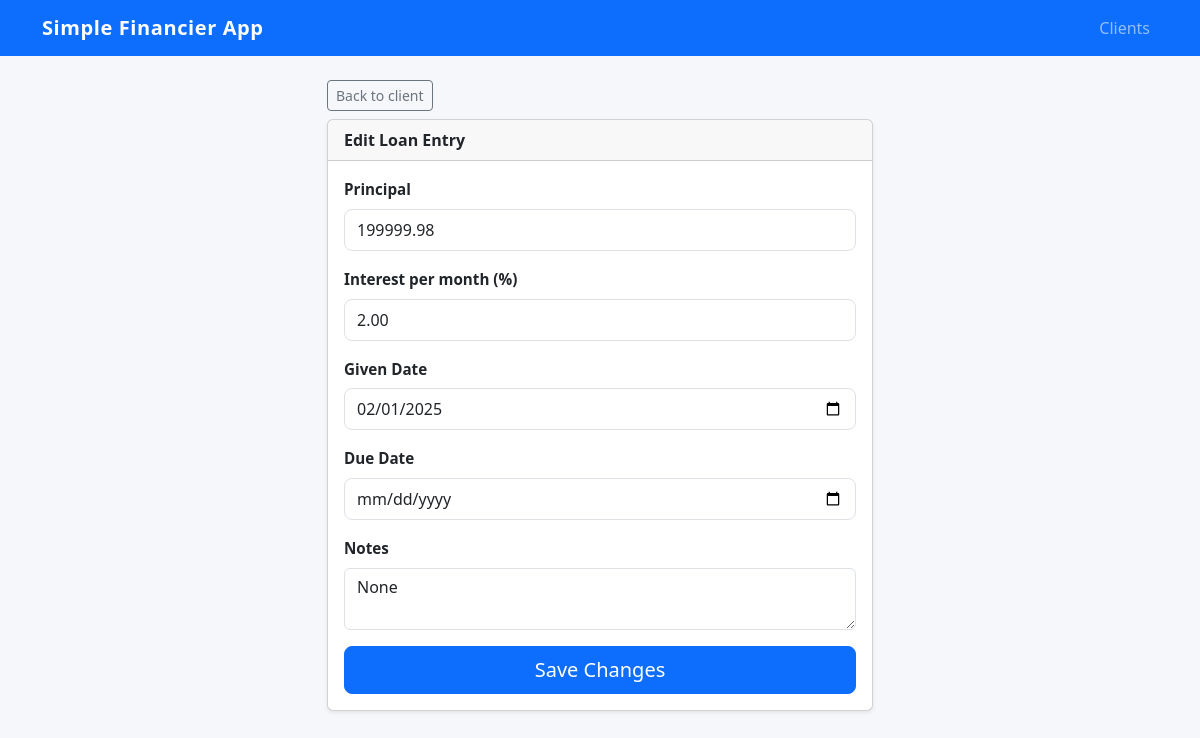
Page /loan/1/edit on the committed database.
### tables this page shows
CREATE TABLE loan_entries (
            id INTEGER PRIMARY KEY AUTOINCREMENT,
            client_id INTEGER NOT NULL,
            principal REAL NOT NULL,
            monthly_rate REAL NOT NULL DEFAULT 2.0,
            given_date TEXT NOT NULL,
            due_date TEXT,
            notes TEXT,
            FOREIGN KEY (client_id) REFERENCES clients (id)
        );

### app.py (the view, shortened to what this page needs)
@app.route("/loan/<int:loan_id>/edit", methods=["GET", "POST"])
def edit_loan_entry(loan_id):
    conn = get_db_connection()
    cur = conn.cursor()
    cur.execute("SELECT * FROM loan_entries WHERE id = ?", (loan_id,))
    loan = cur.fetchone()
    if loan is None:
        conn.close()
        flash("Loan entry not found.", "warning")
        return redirect(url_for("clients"))
    conn.close()
    return render_template("edit_loan.html", loan=loan)

### app.py (called while the page is built)
def get_db_connection():
    conn = sqlite3.connect(DATABASE)
    conn.row_factory = sqlite3.Row
    return conn

### templates/edit_loan.html
{% extends "base.html" %}
{% block content %}
<div class="row justify-content-center">
    <div class="col-lg-6">
        <div class="mb-2">
            <a href="{{ url_for('client_detail', client_id=loan.client_id) }}" class="btn btn-sm btn-outline-secondary">Back to client</a>
        </div>
        <div class="card shadow-sm">
            <div class="card-header fw-bold">Edit Loan Entry</div>
            <div class="card-body">
                <form method="post" class="big-form">
                    <div class="mb-3">
                        <label class="form-label">Principal</label>
                        <input type="number" step="0.01" min="0" name="principal" class="form-control form-control-lg"
                            value="{{ '%.2f'|format(loan.principal) }}" required>
                    </div>
                    <div class="mb-3">
                        <label class="form-label">Interest per month (%)</label>
                        <input type="number" step="0.1" min="0" name="monthly_rate" class="form-control form-control-lg"
                            value="{{ '%.2f'|format(loan.monthly_rate) }}" required>
                    </div>
                    <div class="mb-3">
                        <label class="form-label">Given Date</label>
                        <input type="date" name="given_date" class="form-control form-control-lg"
                            value="{{ loan.given_date }}">
                    </div>
                    <div class="mb-3">
                        <label class="form-label">Due Date</label>
                        <input type="date" name="due_date" class="form-control form-control-lg"
                            value="{{ loan.due_date }}">
                    </div>
                    <div class="mb-3">
                        <label class="form-label">Notes</label>
                        <textarea name="notes" class="form-control" rows="2">{{ loan.notes }}</textarea>
                    </div>
                    <button type="submit" class="btn btn-primary btn-lg w-100">Save Changes</button>
                </form>
            </div>
        </div>
    </div>
</div>
{% endblock %}

### static/css/styles.css (style rules this page uses)
body { background-color: #f5f7fb; }
.big-form .form-label { font-size: 0.95rem; font-weight: 600; }
.big-form input.form-control-lg, .big-form select.form-select-lg { font-size: 1rem; padding: 0.5rem 0.75rem; }

### rows in the picture
loan_entries: principal "199999.98", monthly_rate "2.00", given_date "02/01/2025"
